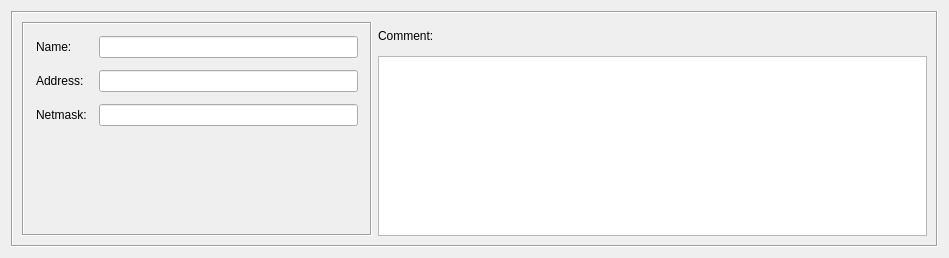
<ui version="4.0" >
 <class>NetworkDialog_q</class>
 <widget class="QWidget" name="NetworkDialog_q" >
  <property name="enabled" >
   <bool>true</bool>
  </property>
  <property name="geometry" >
   <rect>
    <x>0</x>
    <y>0</y>
    <width>949</width>
    <height>258</height>
   </rect>
  </property>
  <property name="sizePolicy" >
   <sizepolicy vsizetype="Minimum" hsizetype="Minimum" >
    <horstretch>0</horstretch>
    <verstretch>0</verstretch>
   </sizepolicy>
  </property>
  <property name="windowTitle" >
   <string>Network</string>
  </property>
  <layout class="QGridLayout" name="gridLayout" >
   <item row="0" column="0" >
    <widget class="QFrame" name="frame7" >
     <property name="sizePolicy" >
      <sizepolicy vsizetype="Expanding" hsizetype="Expanding" >
       <horstretch>0</horstretch>
       <verstretch>0</verstretch>
      </sizepolicy>
     </property>
     <property name="frameShape" >
      <enum>QFrame::Box</enum>
     </property>
     <property name="frameShadow" >
      <enum>QFrame::Sunken</enum>
     </property>
     <layout class="QGridLayout" >
      <item rowspan="2" row="0" column="0" >
       <widget class="QFrame" name="object_attributes" >
        <property name="sizePolicy" >
         <sizepolicy vsizetype="Expanding" hsizetype="Fixed" >
          <horstretch>0</horstretch>
          <verstretch>0</verstretch>
         </sizepolicy>
        </property>
        <property name="minimumSize" >
         <size>
          <width>350</width>
          <height>0</height>
         </size>
        </property>
        <property name="maximumSize" >
         <size>
          <width>350</width>
          <height>16777215</height>
         </size>
        </property>
        <property name="frameShape" >
         <enum>QFrame::Box</enum>
        </property>
        <property name="frameShadow" >
         <enum>QFrame::Sunken</enum>
        </property>
        <layout class="QGridLayout" >
         <property name="margin" >
          <number>12</number>
         </property>
         <property name="spacing" >
          <number>12</number>
         </property>
         <item row="0" column="0" >
          <widget class="QLabel" name="textLabel1" >
           <property name="text" >
            <string>Name:</string>
           </property>
           <property name="wordWrap" >
            <bool>false</bool>
           </property>
          </widget>
         </item>
         <item row="0" column="1" >
          <widget class="QLineEdit" name="obj_name" >
           <property name="sizePolicy" >
            <sizepolicy vsizetype="Fixed" hsizetype="Preferred" >
             <horstretch>200</horstretch>
             <verstretch>0</verstretch>
            </sizepolicy>
           </property>
           <property name="minimumSize" >
            <size>
             <width>0</width>
             <height>0</height>
            </size>
           </property>
          </widget>
         </item>
         <item row="1" column="0" >
          <widget class="QLabel" name="textLabel2_2" >
           <property name="text" >
            <string>Address:</string>
           </property>
           <property name="wordWrap" >
            <bool>false</bool>
           </property>
          </widget>
         </item>
         <item row="1" column="1" >
          <widget class="QLineEdit" name="address" >
           <property name="sizePolicy" >
            <sizepolicy vsizetype="Fixed" hsizetype="Preferred" >
             <horstretch>0</horstretch>
             <verstretch>0</verstretch>
            </sizepolicy>
           </property>
          </widget>
         </item>
         <item row="2" column="0" >
          <widget class="QLabel" name="textLabel2_2_2" >
           <property name="text" >
            <string>Netmask:</string>
           </property>
           <property name="wordWrap" >
            <bool>false</bool>
           </property>
          </widget>
         </item>
         <item row="2" column="1" >
          <widget class="QLineEdit" name="netmask" >
           <property name="sizePolicy" >
            <sizepolicy vsizetype="Fixed" hsizetype="Preferred" >
             <horstretch>0</horstretch>
             <verstretch>0</verstretch>
            </sizepolicy>
           </property>
          </widget>
         </item>
         <item row="3" column="1" >
          <spacer>
           <property name="orientation" >
            <enum>Qt::Vertical</enum>
           </property>
           <property name="sizeType" >
            <enum>QSizePolicy::Expanding</enum>
           </property>
           <property name="sizeHint" stdset="0" >
            <size>
             <width>20</width>
             <height>5</height>
            </size>
           </property>
          </spacer>
         </item>
        </layout>
       </widget>
      </item>
      <item row="0" column="1" >
       <widget class="QLabel" name="textLabel2" >
        <property name="text" >
         <string>Comment:</string>
        </property>
        <property name="wordWrap" >
         <bool>false</bool>
        </property>
       </widget>
      </item>
      <item row="1" column="1" >
       <widget class="TextEditWidget" name="comment" >
        <property name="sizePolicy" >
         <sizepolicy vsizetype="Expanding" hsizetype="Expanding" >
          <horstretch>0</horstretch>
          <verstretch>0</verstretch>
         </sizepolicy>
        </property>
        <property name="minimumSize" >
         <size>
          <width>200</width>
          <height>0</height>
         </size>
        </property>
        <property name="maximumSize" >
         <size>
          <width>16777215</width>
          <height>180</height>
         </size>
        </property>
        <property name="tabChangesFocus" >
         <bool>true</bool>
        </property>
       </widget>
      </item>
     </layout>
    </widget>
   </item>
  </layout>
 </widget>
 <customwidgets>
  <customwidget>
   <class>TextEditWidget</class>
   <extends>QTextEdit</extends>
   <header>TextEditWidget.h</header>
  </customwidget>
 </customwidgets>
 <tabstops>
  <tabstop>obj_name</tabstop>
  <tabstop>address</tabstop>
  <tabstop>netmask</tabstop>
  <tabstop>comment</tabstop>
 </tabstops>
 <resources>
  <include location="MainRes.qrc" />
 </resources>
 <connections>
  <connection>
   <sender>obj_name</sender>
   <signal>editingFinished()</signal>
   <receiver>NetworkDialog_q</receiver>
   <slot>changed()</slot>
   <hints>
    <hint type="sourcelabel" >
     <x>20</x>
     <y>20</y>
    </hint>
    <hint type="destinationlabel" >
     <x>20</x>
     <y>20</y>
    </hint>
   </hints>
  </connection>
  <connection>
   <sender>address</sender>
   <signal>editingFinished()</signal>
   <receiver>NetworkDialog_q</receiver>
   <slot>changed()</slot>
   <hints>
    <hint type="sourcelabel" >
     <x>20</x>
     <y>20</y>
    </hint>
    <hint type="destinationlabel" >
     <x>20</x>
     <y>20</y>
    </hint>
   </hints>
  </connection>
  <connection>
   <sender>netmask</sender>
   <signal>editingFinished()</signal>
   <receiver>NetworkDialog_q</receiver>
   <slot>changed()</slot>
   <hints>
    <hint type="sourcelabel" >
     <x>20</x>
     <y>20</y>
    </hint>
    <hint type="destinationlabel" >
     <x>20</x>
     <y>20</y>
    </hint>
   </hints>
  </connection>
  <connection>
   <sender>comment</sender>
   <signal>textChanged()</signal>
   <receiver>NetworkDialog_q</receiver>
   <slot>changed()</slot>
   <hints>
    <hint type="sourcelabel" >
     <x>20</x>
     <y>20</y>
    </hint>
    <hint type="destinationlabel" >
     <x>20</x>
     <y>20</y>
    </hint>
   </hints>
  </connection>
  <connection>
   <sender>address</sender>
   <signal>editingFinished()</signal>
   <receiver>NetworkDialog_q</receiver>
   <slot>addressEntered()</slot>
   <hints>
    <hint type="sourcelabel" >
     <x>218</x>
     <y>106</y>
    </hint>
    <hint type="destinationlabel" >
     <x>355</x>
     <y>143</y>
    </hint>
   </hints>
  </connection>
  <connection>
   <sender>address</sender>
   <signal>returnPressed()</signal>
   <receiver>NetworkDialog_q</receiver>
   <slot>addressEntered()</slot>
   <hints>
    <hint type="sourcelabel" >
     <x>218</x>
     <y>106</y>
    </hint>
    <hint type="destinationlabel" >
     <x>355</x>
     <y>143</y>
    </hint>
   </hints>
  </connection>
 </connections>
</ui>
